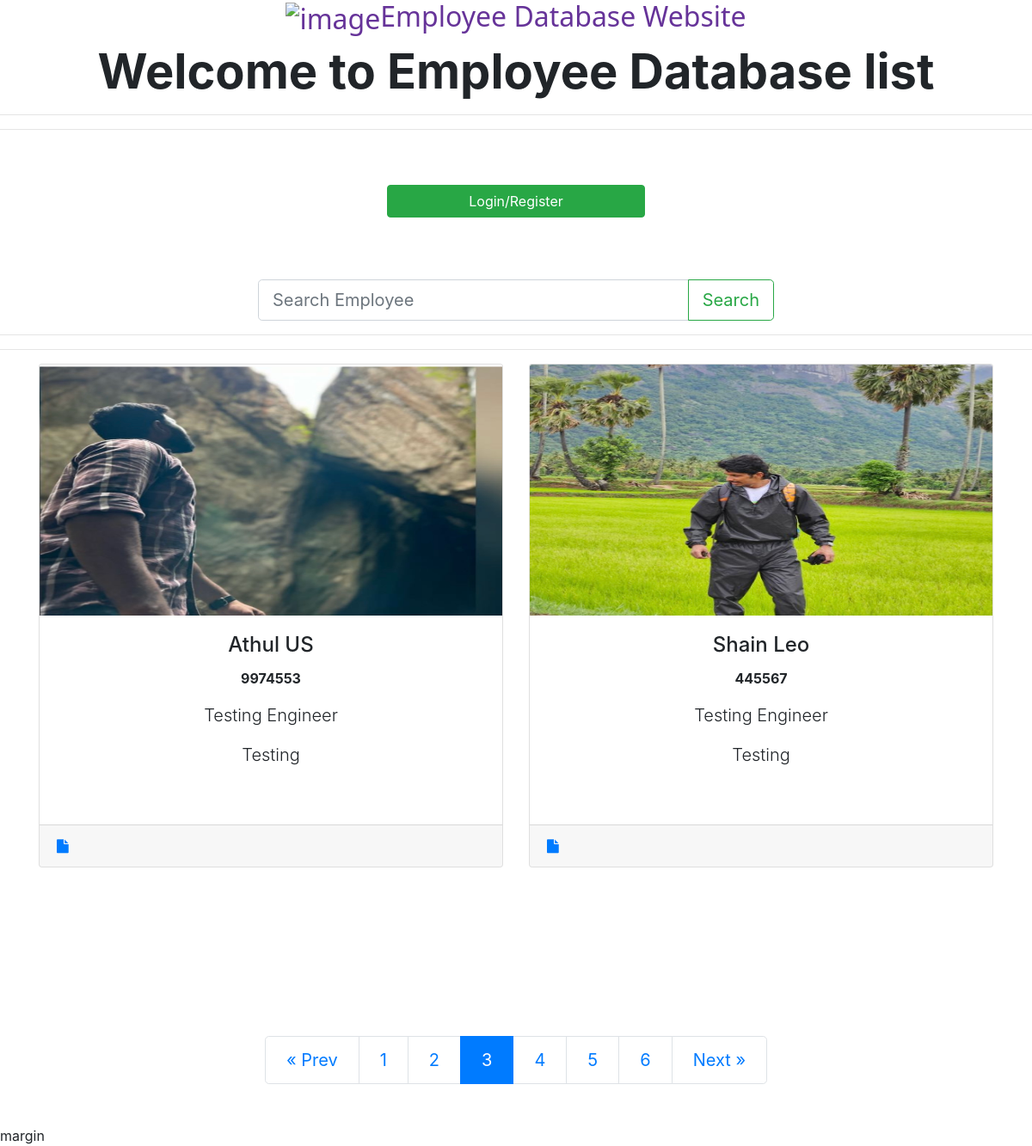
/?page=3, run on the app's committed database.
### EmployeeDbase/models.py (models this page shows, shortened)
class EmployeeDatabase(models.Model):
    user = models.OneToOneField(User, on_delete=models.CASCADE, null=True, blank=True)
    name = models.CharField(max_length=25, null=True, blank=True)
    employee_id = models.IntegerField(null=True, blank=True)
    designation = models.CharField(max_length=50, null=True, blank=True)
    department = models.CharField(max_length=50, null=True, blank=True)
    salaryLPA = models.IntegerField(null=True, blank=True)
    experience_tuple = (
        ('0',"Beginner"),
        ('1',"1 year"),
        ('2',"2 years"),
        ('3',"3 years"),
        ('4',"more than 3 years")
    )
    profile_img = models.ImageField(null=True, blank=True, default='employee_logo.jpg')
    total_experience = models.CharField(max_length=30,choices=experience_tuple, null=True, blank=True)
    skillset = models.ManyToManyField('SkillSet', null=True, blank=True)
    created_timestamp = models.DateTimeField(auto_now_add=True)
    id = models.UUIDField(default=uuid.uuid4, unique=True, primary_key=True, editable=False)
    class Meta:
        ordering = ['created_timestamp']

### EmployeeDbase/views.py (the view)
# urls.py: path('', views.callHomePage, name="Home"),
def callHomePage(request):
    EmployeeDatabaseItem, search_query = SerachItem(request)
    EmployeeDatabaseItem, custom_range, paginator = Paginate(request, EmployeeDatabaseItem)
    return render(request, 'EmployeeDbase/Homepage.html',
                  {'employee_datas':EmployeeDatabaseItem, 'search_query':search_query, 'paginator':paginator, 'custom_range':custom_range})

### EmployeeDbase/utils.py (called while the page is built)
def SerachItem(request):
    search_query = ''
    if request.GET.get('search_query'):
        search_query = request.GET.get('search_query')
    EmployeeDatabaseItem = EmployeeDatabase.objects.distinct().filter(Q(name__icontains=search_query) | Q(employee_id__startswith=search_query)
                                                           |Q(designation__startswith=search_query))
    return EmployeeDatabaseItem, search_query

def Paginate(request, EmployeeDatabaseItem):
    page = request.GET.get('page')
    no_of_items = 2
    paginator = Paginator(EmployeeDatabaseItem, no_of_items)
    try:
        EmployeeDatabaseItem = paginator.page(page)
    except PageNotAnInteger:
        page = 1
        EmployeeDatabaseItem = paginator.page(page)
    except EmptyPage:
        page = paginator.num_pages
        EmployeeDatabaseItem = paginator.page(page)
    left_index = int(page)-4
    if left_index<1:
        left_index=1
    right_index = int(page)+4
    if right_index > paginator.num_pages:
        right_index = paginator.num_pages+1
    custom_range = range(left_index,right_index)
    return EmployeeDatabaseItem, custom_range, paginator

### EmployeeDbase/templates/EmployeeDbase/Homepage.html (shortened to what this page needs)
<!DOCTYPE html>
<html lang="en">
<head>
    <link rel="stylesheet" href="https://cdnjs.cloudflare.com/ajax/libs/font-awesome/4.7.0/css/font-awesome.min.css">
    {% load static %}
    <link rel="stylesheet" href="https://cdn.jsdelivr.net/npm/bootstrap@4.6.2/dist/css/bootstrap.min.css">
</head>
<body>
    {% include 'mainnav.html' %}
    <h3 class="display-4 text-center font-weight-bold" >Welcome to Employee Database list</h3>
    <hr>
    <hr>
    <div class="d-flex flex-row justify-content-center">
    {% if request.user.is_authenticated %}
    <a class="btn btn-success btn-block text-center w-25  m-5" href="{% url 'add-employee' %}">Add New Employee</a>
    <a class="btn btn-success btn-block text-center w-25  m-5" href="{% url 'logout' %}">Logout</a>
    <a href="{% url 'change-password' %}" class="btn btn-info btn-block text-center w-25 m-5">Change Password</a>
    {% else %}
    <a class="btn btn-success btn-block text-center w-25  m-5" href="{% url 'login' %}">Login/Register</a>
    {% endif %}
    </div>
    <br>
    <form action="" method="get">
    <div class="input-group input-group-lg form-group align-self-center w-50 m-auto">
        <input class="form-control" type="text" name="search_query" id="SearchForm" placeholder="Search Employee" value={{search_query}} >
        <div class="input-group-append">
        <button class="btn btn-outline-success" type="submit">Search</button>
    </div>
    </div>
    </form>
    <hr>
    <hr>
    <div class="container">
        <div class="row">
        {% for employee in employee_datas %}
        <div class="col-6">
            <div class="card w-100 h-75 text-center">
                <img class="card-img-top h-50" src={{employee.profile_img.url}} alt="profile_img">
                <div class="card-body">
                    <h4 class="card-title">{{employee.name}}</h4>
                    <p class="card-text lea font-weight-bold">{{employee.employee_id}}</p>
                    <p class="card-text lead">{{employee.designation}}</p>
                    <p class="card-text lead">{{employee.department}}</p>
                </div>
                <div class="card-footer">
                    <div class="d-flex">
                        <div class="mr-auto"><a href="{% url 'Employee' employee.name %}"><i class="fa fa-file"></i></a></div>
                    </div>
                </div>
            </div>
        </div>
        {% endfor %}
    </div>
    </div>
    {% if employee_datas.has_other_pages %}
    <ul class="pagination pagination-lg justify-content-center">
        {% if employee_datas.has_previous %}
        <li class="page-item">
            <a class="page-link" href="?page={{employee_datas.previous_page_number}}{% if search_query %}&search_query={{ search_query }}{% endif %}">
              <span>&laquo; Prev</span>
            </a>
          </li>
        {%endif%}
        {% for page in custom_range %}
        {% if page == employee_datas.number %}
        <li class="page-item active"><a class="page-link" href="?page={{page}}{% if search_query %}&search_query={{ search_query }}{% endif %}">{{page}} </a></li>
        {% else %}
        <li class="page-item "><a class="page-link" href="?page={{page}}{% if search_query %}&search_query={{ search_query }}{% endif %}">{{page}}</a></li>
        {% endif %}
        {% endfor %}
        {% if employee_datas.has_next %}
        <li class="page-item">
            <a class="page-link" href="?page={{employee_datas.next_page_number}}{% if search_query %}&search_query={{ search_query }}{% endif %}">
              <span>Next &raquo;</span>
            </a>
          </li>
        {% endif %}
    </ul>
    {%endif%}
      <div class="mt-5">margin</div>
</body>
</html>

### data on the page
EmployeeDatabase: profile_img (picture), name "Athul US", employee_id "9974553", designation "Testing Engineer", department "Testing"
EmployeeDatabase: profile_img (picture), name "Shain Leo", employee_id "445567", designation "Testing Engineer", department "Testing"

### other printed values
{{ page }} "1" "2" "4" "5" "6"
{{ page }} "3"
